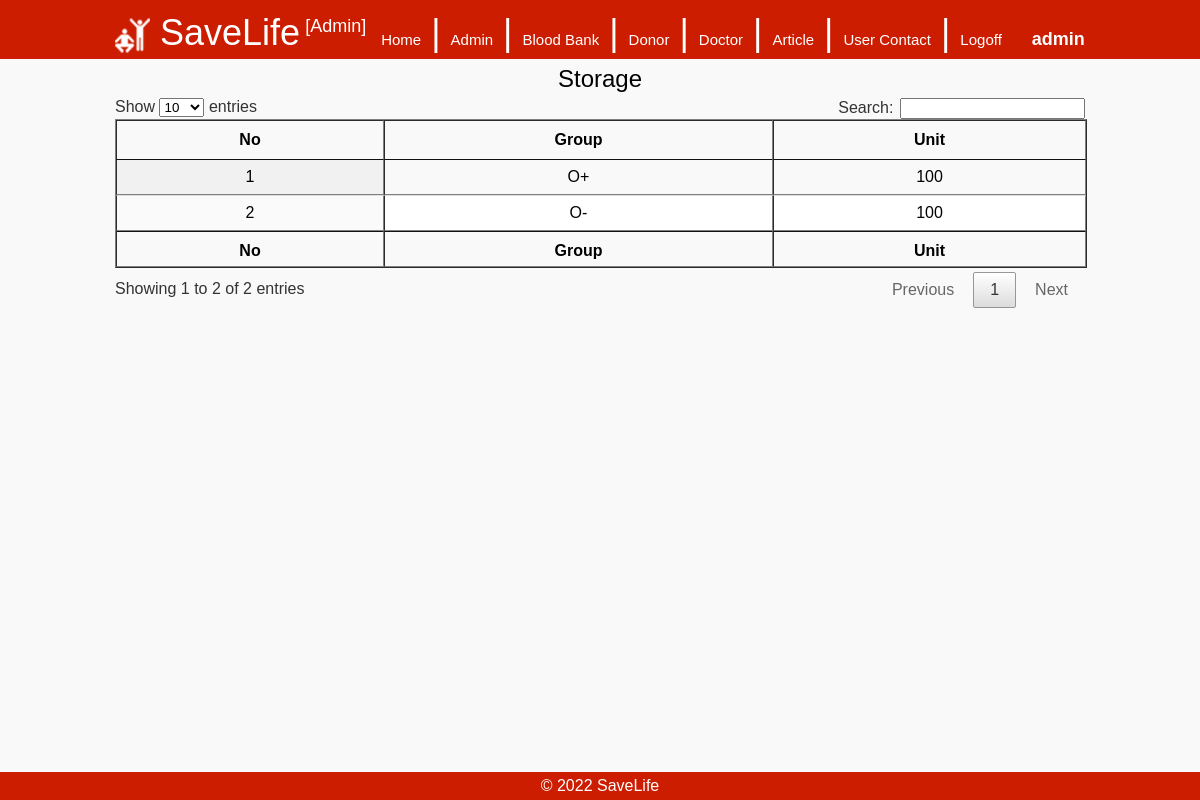
The app's page /admin/storage.php?id=1 (signed in) with its own data.
### tables this page shows
CREATE TABLE `blood_storage_master` (
  `ID` int(6) NOT NULL,
  `BloodBankID` int(6) NOT NULL,
  `BloodGroup` varchar(20) NOT NULL,
  `Unit` int(5) NOT NULL
);

### admin/storage.php (the view, shortened to what this page needs)
<?php
	if(isset($_GET['id']))
	{
		$user_id = $_GET['id'];
	}
	else
	{
		header('Location:list.php');
		exit;
	}
	include("../includes/db.php");
?>
<!DOCTYPE html>
<html lang="en">
<head>
<?php
		include('includes/css_js.php');
?>
</head>
<body>
<div class="container">
    <?php
		include('includes/header.php');
	?>
    <div class="main">
	<div class="head">Storage</div>
    <?php
		$query = "select * from blood_storage_master where BloodBankID=$user_id";
		$result = $con->query($query);
		if($result->num_rows>0)
		{
			$no = 0;
			$tbl = '<table id="search_result" class="display" width="100%" border="1px" cellspacing="0px" cellpadding="5px">';
			$tbl .= '<thead><tr><th>No</th><th>Group</th><th>Unit</th></tr></thead>';
			$tbl .= '<tfoot><tr><th>No</th><th>Group</th><th>Unit</th></tr></tfoot><tbody>';
			while($row = $result->fetch_row())
			{
				$no++;
				$tbl .= '<tr align="center">';
				$tbl .= '<td>' . $no . '</td>';
				$tbl .= '<td>' . $row[2] . '</td>';
				$tbl .= '<td>' . $row[3] . '</td>';
				$tbl .= '</tr>';
			}
			$tbl .= '</table>';
			echo $tbl;
		}
		else
		{
			echo "<center>No Storage</center>";
		}
	?>
    </div>
    <?php
		include('includes/footer.php');
	?>
</div>
</body>
</html>

### css/style.css (style rules this page uses)
body { margin:0px; background-color:#f9f9f9; font-family: Arial, Helvetica, sans-serif; }
.container { width:100%; margin-top:55px; }
.main { padding:5px; margin:auto; width:970px; margin-bottom:50px; }
.head { font-size:24px; text-align:center; padding:5px; }

### records on screen
blood_storage_master: BloodGroup "O+", Unit "100"
blood_storage_master: BloodGroup "O-", Unit "100"

### other values on screen
$title "SaveLife"
$_SESSION['username'] "admin"
